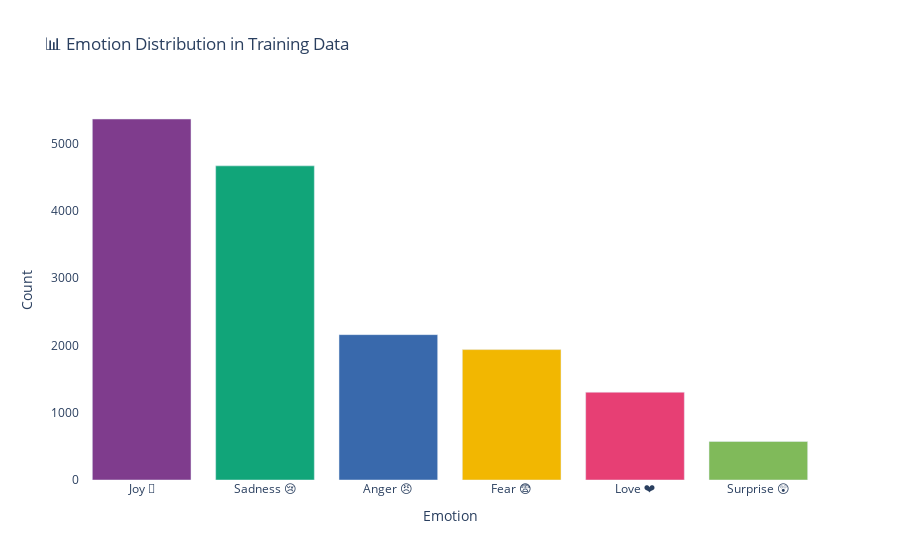

Notebook cell for this chart:
### Markdown cell above
## 📊 Cell 3 — Explore & Visualize the Dataset

### Code cell
import plotly.express as px
import plotly.graph_objects as go

# Emotion distribution bar chart
emotion_counts = train_df['emotion'].value_counts().reset_index()
emotion_counts.columns = ['Emotion', 'Count']

fig = px.bar(
    emotion_counts,
    x='Emotion', y='Count',
    color='Emotion',
    title='📊 Emotion Distribution in Training Data',
    color_discrete_sequence=px.colors.qualitative.Bold
)
fig.update_layout(showlegend=False, plot_bgcolor='white')
fig.show()

# Show sample texts
print('\n🔍 Sample texts:')
for emotion in train_df['emotion'].unique():
    sample = train_df[train_df['emotion'] == emotion]['text'].iloc[0]
    print(f'{emotion}: "{sample[:80]}..."')

### Figure 1 — Plotly figure (JSON) as saved in the notebook; plotly's stock layout.template omitted (floating-point values rounded to 4 significant figures)
{"data": [{"hovertemplate": "Emotion=%{x}<br>Count=%{y}<extra></extra>", "legendgroup": "Joy 🤩", "marker": {"color": "rgb(127, 60, 141)", "pattern": {"shape": ""}}, "name": "Joy 🤩", "orientation": "v", "showlegend": true, "textposition": "auto", "type": "bar", "x": ["Joy 🤩"], "xaxis": "x", "y": [5362], "yaxis": "y"}, {"hovertemplate": "Emotion=%{x}<br>Count=%{y}<extra></extra>", "legendgroup": "Sadness 😢", "marker": {"color": "rgb(17, 165, 121)", "pattern": {"shape": ""}}, "name": "Sadness 😢", "orientation": "v", "showlegend": true, "textposition": "auto", "type": "bar", "x": ["Sadness 😢"], "xaxis": "x", "y": [4666], "yaxis": "y"}, {"hovertemplate": "Emotion=%{x}<br>Count=%{y}<extra></extra>", "legendgroup": "Anger 😠", "marker": {"color": "rgb(57, 105, 172)", "pattern": {"shape": ""}}, "name": "Anger 😠", "orientation": "v", "showlegend": true, "textposition": "auto", "type": "bar", "x": ["Anger 😠"], "xaxis": "x", "y": [2159], "yaxis": "y"}, {"hovertemplate": "Emotion=%{x}<br>Count=%{y}<extra></extra>", "legendgroup": "Fear 😨", "marker": {"color": "rgb(242, 183, 1)", "pattern": {"shape": ""}}, "name": "Fear 😨", "orientation": "v", "showlegend": true, "textposition": "auto", "type": "bar", "x": ["Fear 😨"], "xaxis": "x", "y": [1937], "yaxis": "y"}, {"hovertemplate": "Emotion=%{x}<br>Count=%{y}<extra></extra>", "legendgroup": "Love ❤️", "marker": {"color": "rgb(231, 63, 116)", "pattern": {"shape": ""}}, "name": "Love ❤️", "orientation": "v", "showlegend": true, "textposition": "auto", "type": "bar", "x": ["Love ❤️"], "xaxis": "x", "y": [1304], "yaxis": "y"}, {"hovertemplate": "Emotion=%{x}<br>Count=%{y}<extra></extra>", "legendgroup": "Surprise 😲", "marker": {"color": "rgb(128, 186, 90)", "pattern": {"shape": ""}}, "name": "Surprise 😲", "orientation": "v", "showlegend": true, "textposition": "auto", "type": "bar", "x": ["Surprise 😲"], "xaxis": "x", "y": [572], "yaxis": "y"}], "layout": {"barmode": "relative", "legend": {"title": {"text": "Emotion"}, "tracegroupgap": 0}, "plot_bgcolor": "white", "showlegend": false, "title": {"text": "📊 Emotion Distribution in Training Data"}, "xaxis": {"anchor": "y", "categoryarray": ["Joy 🤩", "Sadness 😢", "Anger 😠", "Fear 😨", "Love ❤️", "Surprise 😲"], "categoryorder": "array", "domain": [0, 1], "title": {"text": "Emotion"}}, "yaxis": {"anchor": "x", "domain": [0, 1], "title": {"text": "Count"}}}}
